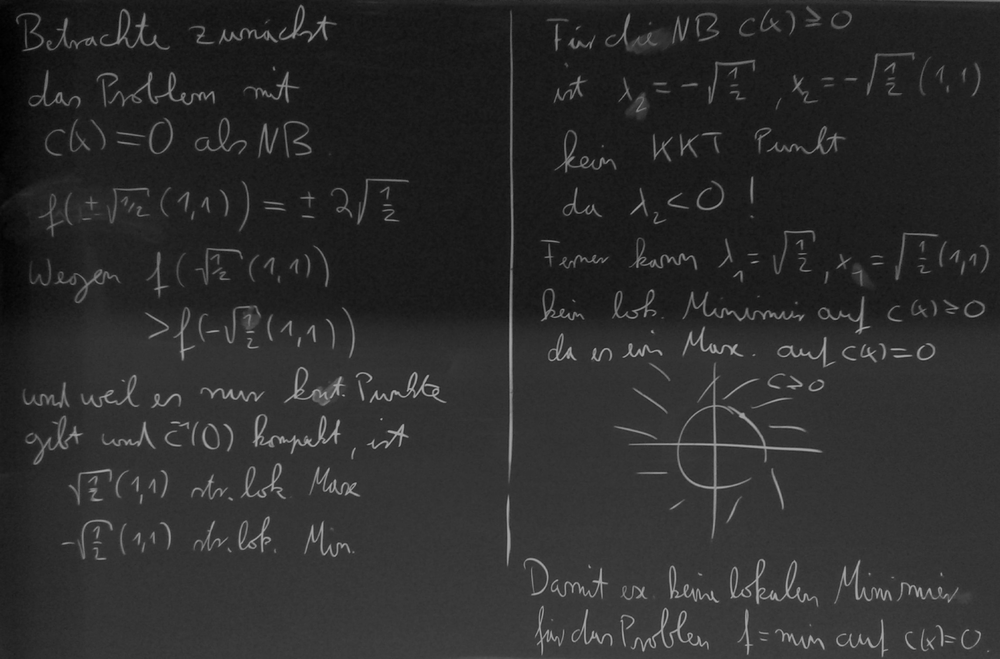
#> input picture data/tafel_low.png, 1000 x 659 px, shrunk from 2296 x 1512 before the run
$ jupyter execute Isodata.ipynb
#> lines starting #> are read from the running program, lines starting #| are printed output that depends on the picture
#> further down, tafel is the input picture: shape (659, 1000); min 0, max 170, mean 44.1
# Isodata
In this notebook we present a simple implementation of the classic ISODATA algorithm for clustering grey scale images into two intensity values. We use this to segment a picture of a blackboard.

[cell 1]
import numpy as np
from skimage.io import imread, imsave
import matplotlib.pyplot as plt

[cell 2]
def threshold_transform(image : np.ndarray, threshold : float) -> np.ndarray:
    image[ image <= threshold ] = 0
    image[ image != 0 ] = 1
    return image

We define the function on a grayscale image $f : \mathbb{R}^2 \to \mathbb{R}$
$$ \varphi(\theta) = \frac{1}{2}\left(\int_{f\leq\theta}\mathrm{d}x f(x) + \int_{f>\theta}\mathrm{d}x f(x) \right). $$
To segment this we need $\varphi(\theta) = \theta$, which we can obtain via a fixpoint iteration.

[cell 3]
def phi(theta : float, histogram : tuple) -> float:
    hist, bins = histogram
    number_bins = bins.shape[0]-1
    theta = int(theta * number_bins)
    hist_s = hist * bins[1:]
    result = np.sum(hist_s[:theta+1]) / np.sum(hist[:theta+1])
    result += np.sum(hist_s[theta+1:]) / np.sum(hist[theta+1:])
    result /= 2
    return result

def isodata(image : np.ndarray , number_bins : int) -> np.ndarray:
    #normalize the image
#> called with number_bins = 100
    image = image.astype(float)
    image -= np.min(image)
    image /= np.max(image)
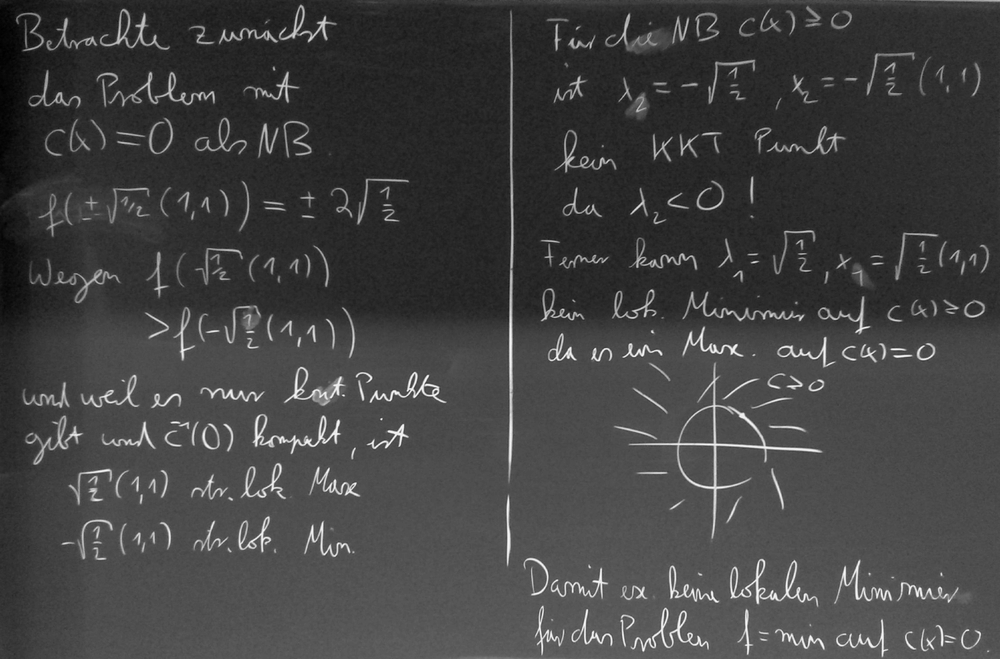
#> image: shape (659, 1000) float64; min 0, max 1, mean 0.259
    #get histogram and bins
    histogram = np.histogram(image, bins = number_bins)
    #initialize theta
    theta = np.max(image) + np.min(image)
#> theta = 1
    theta /= 2
#> theta = 0.5
    theta_old = -1
    #fixpoint iteration
    while abs(theta - theta_old) > 0.005:
        theta_old = theta
        theta = phi(theta, histogram)
#> this loop made 3 passes
#> (theta_old, theta, result in phi) on passes 1 to 3: (0.5, 0.471, 0.471), (0.471, 0.462, 0.462), (0.462, 0.458, 0.458)
    return threshold_transform(image, theta)
#> in threshold_transform, `image[ image <= threshold ] = 0`:
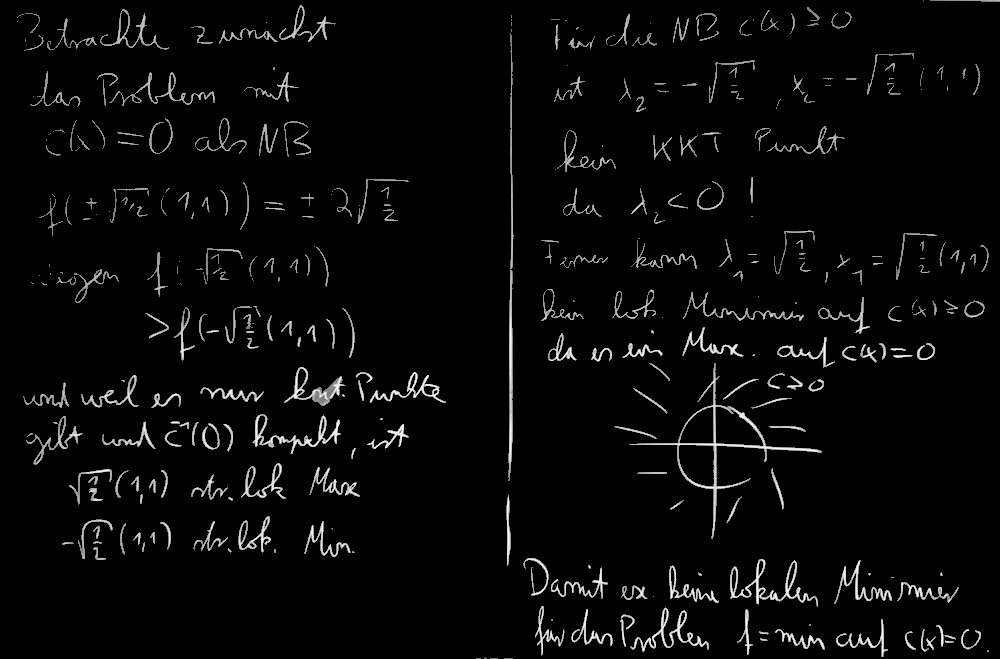
#> image: shape (659, 1000) float64; min 0, max 1, mean 0.0321
#> in threshold_transform, `image[ image != 0 ] = 1`:
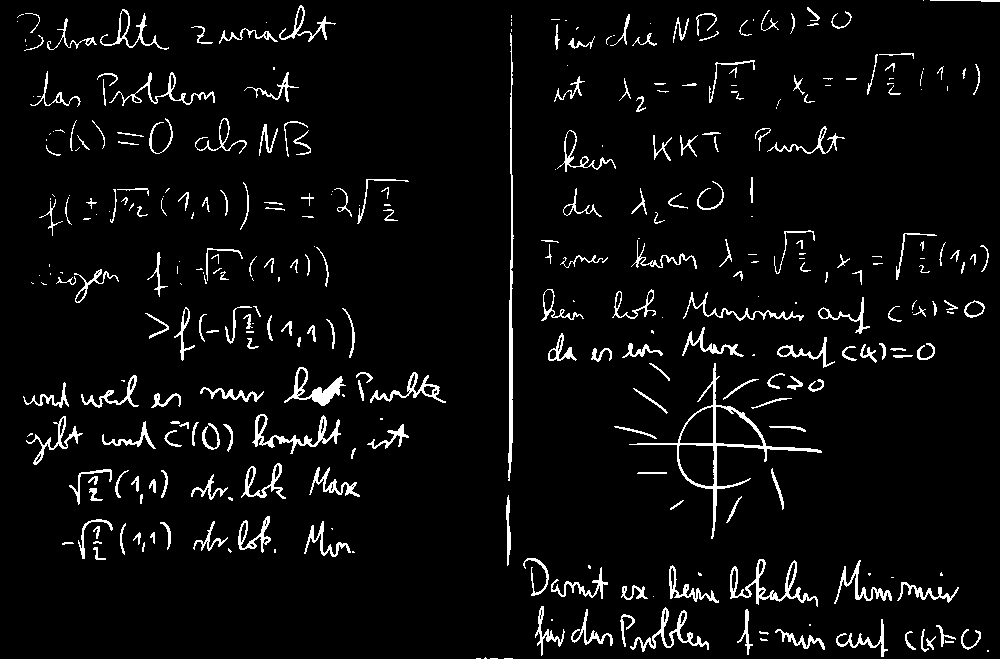
#> image: shape (659, 1000) float64; values 0 (black) and 1 (white), 4.9% white in thin lines or dots

[cell 4]
tafel = np.array(imread('data/tafel_low.png'))
tafel
isodata_tafel = isodata(tafel,number_bins=100)
